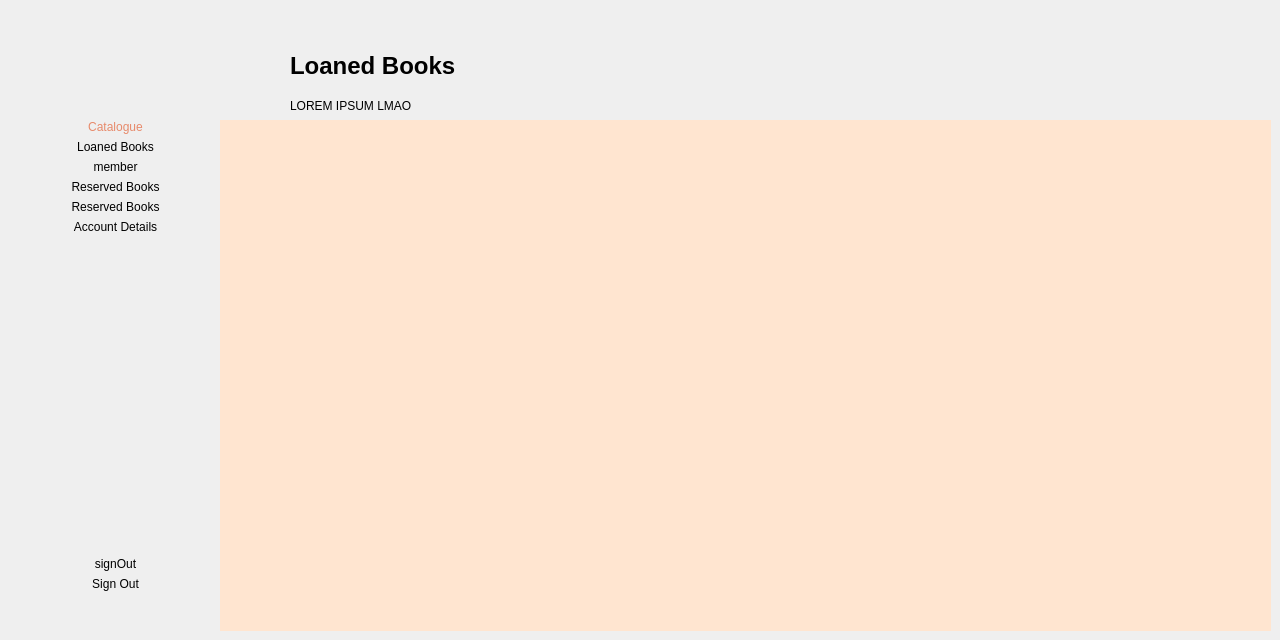
<?xml version="1.0" encoding="UTF-8"?>
<ui version="4.0">
 <class>memberViewLoans</class>
 <widget class="QMainWindow" name="memberViewLoans">
  <property name="geometry">
   <rect>
    <x>0</x>
    <y>0</y>
    <width>1280</width>
    <height>640</height>
   </rect>
  </property>
  <property name="windowTitle">
   <string>MainWindow</string>
  </property>
  <widget class="QWidget" name="centralwidget">
   <widget class="QWidget" name="layoutWidget">
    <property name="geometry">
     <rect>
      <x>20</x>
      <y>120</y>
      <width>191</width>
      <height>471</height>
     </rect>
    </property>
    <layout class="QVBoxLayout" name="verticalLayout_10">
     <item>
      <widget class="QLabel" name="loanedBooksIcon">
       <property name="styleSheet">
        <string notr="true">QLabel{
	color: rgb(231, 138, 107);
}</string>
       </property>
       <property name="text">
        <string>Catalogue</string>
       </property>
       <property name="alignment">
        <set>Qt::AlignCenter</set>
       </property>
      </widget>
     </item>
     <item>
      <widget class="QPushButton" name="loanedBooksBtn">
       <property name="styleSheet">
        <string notr="true">QPushButton{
	border-radius:15px;
	font: 14px &quot;Montserrat&quot;;
}

QPushButton:hover {
	text-decoration: underline;
}</string>
       </property>
       <property name="text">
        <string>Loaned Books</string>
       </property>
      </widget>
     </item>
     <item>
      <widget class="QLabel" name="reservedBooksIcon">
       <property name="text">
        <string>member</string>
       </property>
       <property name="alignment">
        <set>Qt::AlignCenter</set>
       </property>
      </widget>
     </item>
     <item>
      <widget class="QPushButton" name="reservedBooksBtn">
       <property name="styleSheet">
        <string notr="true">QPushButton{
	border-radius:15px;
	font: 14px &quot;Montserrat&quot;;
}

QPushButton:hover {
	text-decoration: underline;
}</string>
       </property>
       <property name="text">
        <string>Reserved Books</string>
       </property>
      </widget>
     </item>
     <item>
      <widget class="QLabel" name="editAccountIcon">
       <property name="text">
        <string>Reserved Books</string>
       </property>
       <property name="alignment">
        <set>Qt::AlignCenter</set>
       </property>
      </widget>
     </item>
     <item>
      <widget class="QPushButton" name="editAccountBtn">
       <property name="styleSheet">
        <string notr="true">QPushButton{
	border-radius:15px;
	font: 14px &quot;Montserrat&quot;;
}

QPushButton:hover {
	text-decoration: underline;
}</string>
       </property>
       <property name="text">
        <string>Account Details</string>
       </property>
      </widget>
     </item>
     <item>
      <spacer name="verticalSpacer_3">
       <property name="orientation">
        <enum>Qt::Vertical</enum>
       </property>
       <property name="sizeHint" stdset="0">
        <size>
         <width>20</width>
         <height>40</height>
        </size>
       </property>
      </spacer>
     </item>
     <item>
      <widget class="QLabel" name="signoutIcon">
       <property name="text">
        <string>signOut</string>
       </property>
       <property name="alignment">
        <set>Qt::AlignCenter</set>
       </property>
      </widget>
     </item>
     <item>
      <widget class="QPushButton" name="signoutBtn">
       <property name="styleSheet">
        <string notr="true">QPushButton{
	border-radius:15px;
	font: 14px &quot;Montserrat&quot;;
}

QPushButton:hover {
	text-decoration: underline;
}</string>
       </property>
       <property name="text">
        <string>Sign Out</string>
       </property>
      </widget>
     </item>
    </layout>
   </widget>
   <widget class="QLabel" name="pageDesc">
    <property name="geometry">
     <rect>
      <x>290</x>
      <y>80</y>
      <width>971</width>
      <height>51</height>
     </rect>
    </property>
    <property name="text">
     <string>LOREM IPSUM LMAO</string>
    </property>
   </widget>
   <widget class="QLabel" name="pageTitle">
    <property name="geometry">
     <rect>
      <x>290</x>
      <y>40</y>
      <width>331</width>
      <height>51</height>
     </rect>
    </property>
    <property name="styleSheet">
     <string notr="true">QLabel{
	font-size: 24px;
	font-weight: bold;
}</string>
    </property>
    <property name="text">
     <string>Loaned Books</string>
    </property>
   </widget>
   <widget class="QLabel" name="logoImage">
    <property name="geometry">
     <rect>
      <x>10</x>
      <y>20</y>
      <width>221</width>
      <height>71</height>
     </rect>
    </property>
    <property name="text">
     <string/>
    </property>
    <property name="pixmap">
     <pixmap resource="resources.qrc">:/resources/images/bblLogo.png</pixmap>
    </property>
   </widget>
   <widget class="QScrollArea" name="scrollArea">
    <property name="geometry">
     <rect>
      <x>220</x>
      <y>120</y>
      <width>1051</width>
      <height>511</height>
     </rect>
    </property>
    <property name="styleSheet">
     <string notr="true">QScrollArea {
	border: none;
}
</string>
    </property>
    <property name="widgetResizable">
     <bool>true</bool>
    </property>
    <widget class="QWidget" name="scrollAreaWidgetContents">
     <property name="geometry">
      <rect>
       <x>0</x>
       <y>0</y>
       <width>1051</width>
       <height>511</height>
      </rect>
     </property>
     <property name="styleSheet">
      <string notr="true">QWidget {
	background-color: #FFE5D0;
	/*border: none;*/
}

QGridLayout {
	/*border: none;*/
}

QPushButton {
	margin-right: 10px; 
	height: 31px; 
	/*max-width: 100px; */
}
</string>
     </property>
     <layout class="QHBoxLayout" name="horizontalLayout">
      <item>
       <layout class="QGridLayout" name="gridLayout_3"/>
      </item>
     </layout>
    </widget>
   </widget>
  </widget>
 </widget>
 <resources>
  <include location="resources.qrc"/>
 </resources>
 <connections/>
</ui>
